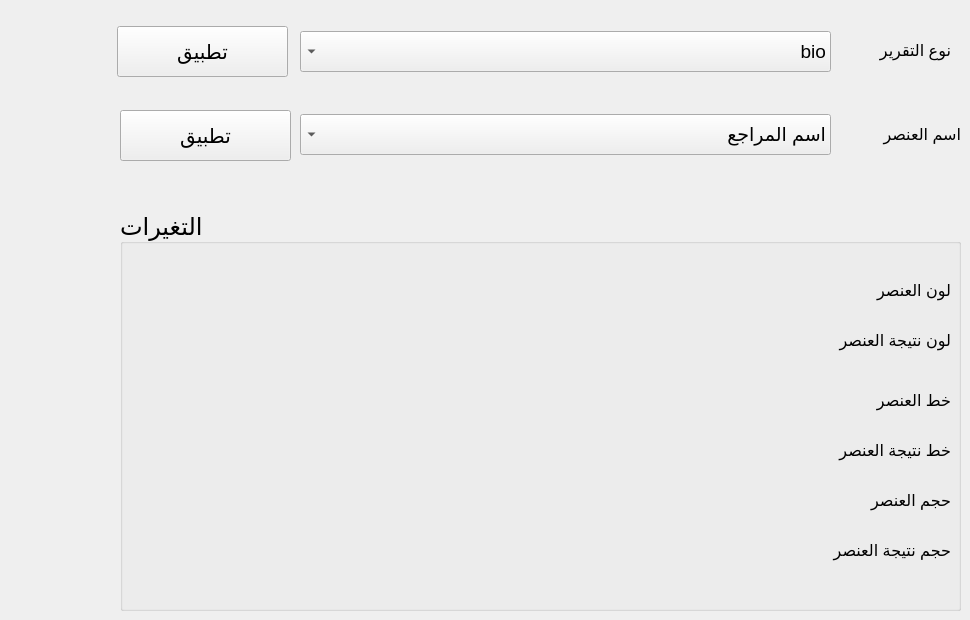
       <widget class="QWidget" name="tab_13">
        <attribute name="title">
         <string>تعديل شكل التقارير</string>
        </attribute>
        <widget class="QComboBox" name="comboBox_28">
         <property name="geometry">
          <rect>
           <x>300</x>
           <y>31</y>
           <width>531</width>
           <height>41</height>
          </rect>
         </property>
         <property name="font">
          <font>
           <pointsize>14</pointsize>
          </font>
         </property>
         <property name="layoutDirection">
          <enum>Qt::RightToLeft</enum>
         </property>
         <property name="duplicatesEnabled">
          <bool>false</bool>
         </property>
         <item>
          <property name="text">
           <string>bio</string>
          </property>
         </item>
         <item>
          <property name="text">
           <string>GSE</string>
          </property>
         </item>
         <item>
          <property name="text">
           <string>GUE</string>
          </property>
         </item>
         <item>
          <property name="text">
           <string>hematology</string>
          </property>
         </item>
         <item>
          <property name="text">
           <string>هرمونات مشترك</string>
          </property>
         </item>
         <item>
          <property name="text">
           <string>SFA</string>
          </property>
         </item>
        </widget>
        <widget class="QLabel" name="label_21">
         <property name="geometry">
          <rect>
           <x>840</x>
           <y>30</y>
           <width>111</width>
           <height>41</height>
          </rect>
         </property>
         <property name="font">
          <font>
           <family>Segoe UI</family>
           <pointsize>12</pointsize>
           <weight>50</weight>
           <bold>false</bold>
          </font>
         </property>
         <property name="text">
          <string>نوع التقرير</string>
         </property>
        </widget>
        <widget class="QPushButton" name="pushButton_37">
         <property name="enabled">
          <bool>true</bool>
         </property>
         <property name="geometry">
          <rect>
           <x>117</x>
           <y>26</y>
           <width>171</width>
           <height>51</height>
          </rect>
         </property>
         <property name="font">
          <font>
           <family>Segoe UI</family>
           <pointsize>15</pointsize>
           <weight>50</weight>
           <bold>false</bold>
          </font>
         </property>
         <property name="text">
          <string>تطبيق</string>
         </property>
        </widget>
        <widget class="QComboBox" name="comboBox_29">
         <property name="geometry">
          <rect>
           <x>300</x>
           <y>114</y>
           <width>531</width>
           <height>41</height>
          </rect>
         </property>
         <property name="font">
          <font>
           <pointsize>14</pointsize>
          </font>
         </property>
         <property name="layoutDirection">
          <enum>Qt::RightToLeft</enum>
         </property>
         <property name="duplicatesEnabled">
          <bool>false</bool>
         </property>
         <item>
          <property name="text">
           <string>اسم المراجع</string>
          </property>
         </item>
         <item>
          <property name="text">
           <string>اسم الدكتور</string>
          </property>
         </item>
         <item>
          <property name="text">
           <string>التاريخ</string>
          </property>
         </item>
        </widget>
        <widget class="QLabel" name="label_22">
         <property name="geometry">
          <rect>
           <x>850</x>
           <y>114</y>
           <width>111</width>
           <height>41</height>
          </rect>
         </property>
         <property name="font">
          <font>
           <family>Segoe UI</family>
           <pointsize>12</pointsize>
           <weight>50</weight>
           <bold>false</bold>
          </font>
         </property>
         <property name="text">
          <string>اسم العنصر</string>
         </property>
        </widget>
        <widget class="QPushButton" name="pushButton_38">
         <property name="enabled">
          <bool>true</bool>
         </property>
         <property name="geometry">
          <rect>
           <x>120</x>
           <y>110</y>
           <width>171</width>
           <height>51</height>
          </rect>
         </property>
         <property name="font">
          <font>
           <family>Segoe UI</family>
           <pointsize>15</pointsize>
           <weight>50</weight>
           <bold>false</bold>
          </font>
         </property>
         <property name="text">
          <string>تطبيق</string>
         </property>
        </widget>
        <widget class="QGroupBox" name="groupBox_12">
         <property name="geometry">
          <rect>
           <x>120</x>
           <y>210</y>
           <width>841</width>
           <height>401</height>
          </rect>
         </property>
         <property name="font">
          <font>
           <family>Segoe UI</family>
           <pointsize>18</pointsize>
          </font>
         </property>
         <property name="title">
          <string>التغيرات</string>
         </property>
         <property name="alignment">
          <set>Qt::AlignLeading|Qt::AlignLeft|Qt::AlignVCenter</set>
         </property>
         <property name="flat">
          <bool>false</bool>
         </property>
         <widget class="QLabel" name="label_23">
          <property name="geometry">
           <rect>
            <x>720</x>
            <y>60</y>
            <width>111</width>
            <height>41</height>
           </rect>
          </property>
          <property name="font">
           <font>
            <family>Segoe UI</family>
            <pointsize>12</pointsize>
            <weight>50</weight>
            <bold>false</bold>
           </font>
          </property>
          <property name="text">
           <string>لون العنصر</string>
          </property>
         </widget>
         <widget class="QLabel" name="label_24">
          <property name="geometry">
           <rect>
            <x>680</x>
            <y>110</y>
            <width>151</width>
            <height>41</height>
           </rect>
          </property>
          <property name="font">
           <font>
            <family>Segoe UI</family>
            <pointsize>12</pointsize>
            <weight>50</weight>
            <bold>false</bold>
           </font>
          </property>
          <property name="text">
           <string>لون نتيجة العنصر</string>
          </property>
         </widget>
         <widget class="QLabel" name="label_25">
          <property name="geometry">
           <rect>
            <x>720</x>
            <y>170</y>
            <width>111</width>
            <height>41</height>
           </rect>
          </property>
          <property name="font">
           <font>
            <family>Segoe UI</family>
            <pointsize>12</pointsize>
            <weight>50</weight>
            <bold>false</bold>
           </font>
          </property>
          <property name="text">
           <string>خط العنصر</string>
          </property>
         </widget>
         <widget class="QLabel" name="label_26">
          <property name="geometry">
           <rect>
            <x>690</x>
            <y>220</y>
            <width>141</width>
            <height>41</height>
           </rect>
          </property>
          <property name="font">
           <font>
            <family>Segoe UI</family>
            <pointsize>12</pointsize>
            <weight>50</weight>
            <bold>false</bold>
           </font>
          </property>
          <property name="text">
           <string>خط نتيجة العنصر</string>
          </property>
         </widget>
         <widget class="QLabel" name="label_27">
          <property name="geometry">
           <rect>
            <x>720</x>
            <y>270</y>
            <width>111</width>
            <height>41</height>
           </rect>
          </property>
          <property name="font">
           <font>
            <family>Segoe UI</family>
            <pointsize>12</pointsize>
            <weight>50</weight>
            <bold>false</bold>
           </font>
          </property>
          <property name="text">
           <string>حجم العنصر</string>
          </property>
         </widget>
         <widget class="QLabel" name="label_28">
          <property name="geometry">
           <rect>
            <x>670</x>
            <y>320</y>
            <width>161</width>
            <height>41</height>
           </rect>
          </property>
          <property name="font">
           <font>
            <family>Segoe UI</family>
            <pointsize>12</pointsize>
            <weight>50</weight>
            <bold>false</bold>
           </font>
          </property>
          <property name="text">
           <string>حجم نتيجة العنصر</string>
          </property>
         </widget>
        </widget>
       </widget>
